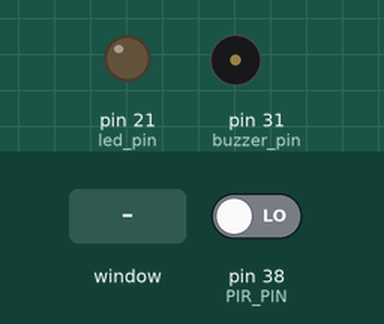
Simulated run of this program. Board: Raspberry Pi (header pin numbers). Parts: output pins drawn as LEDs (lit = HIGH), buzzer (waves = sounding, pin HIGH). The inputs (shaded band) are chosen by the test bench; at power-on: pin 38 (PIR_PIN) LOW. The desktop window is not drawn, its controls go by their first labels and the mouse button is held 0.15 s; threads take turns every 2 ms; what the program prints to the terminal is not drawn.

Above: at 1.2 s.
1.3 s: control labelled "ON" in the window clicked
2.9 s: pin 38 (PIR_PIN) driven HIGH
At 3.7 s:
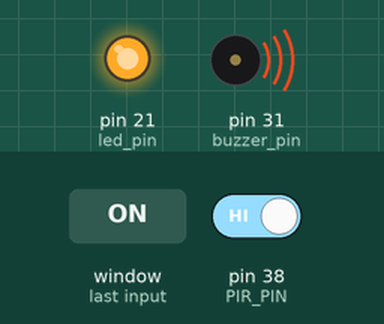
4.4 s: pin 38 (PIR_PIN) driven LOW
At 4.9 s:
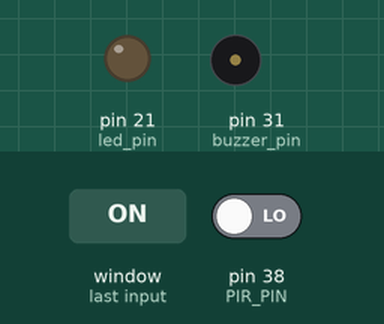
5.9 s: control labelled "OFF" in the window clicked
Timing chart, 0 to 8.4 s (numbered marks = the images above; inputs shaded):
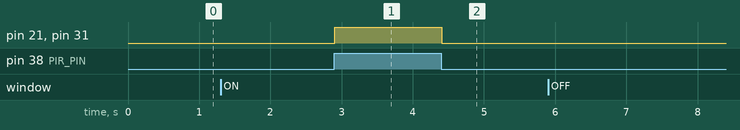

The program:

pir3.py
```python
import RPi.GPIO as GPIO
from tkinter import Tk, Button
import time
import threading

GPIO.setwarnings(False)

# Configure the GPIO pins

PIR_PIN = 38
led_pin= 21
buzzer_pin= 31
GPIO.setmode(GPIO.BOARD)
GPIO.setup(PIR_PIN, GPIO.IN)
GPIO.setup(led_pin, GPIO.OUT)
GPIO.setup(buzzer_pin, GPIO.OUT)

# Initialize the GUI
root = Tk()
root.title("PIR Motion Sensor Control")

# Function to toggle the PIR sensor state
def toggle_pir_state():
    current_state = GPIO.input(PIR_PIN)
    new_state = GPIO.HIGH if current_state == GPIO.LOW else GPIO.LOW
    GPIO.output(PIR_PIN, new_state)


def pir():

    try:
        while True:
            global flg
            time.sleep(0.1)
            state=0
            state=GPIO.input(PIR_PIN)
            state-0
            if(state == 1): #if the pir motion sensor detect movement print detect
                # snf LED and buzzer inform users
                print("detect！")
                GPIO.output(led_pin, GPIO.HIGH)
                GPIO.output(buzzer_pin, GPIO.HIGH)
                #time.sleep( 0.1 )
                #root.after(100,turn_on)
            elif(flg==False):
                print("stop pir")
                flg= True
                break
            else: # else print no detect and nothing
                print("no detect")
                GPIO.output(led_pin, GPIO.LOW)
                GPIO.output(buzzer_pin, GPIO.LOW)
                #root.after(100,turn_on)
                #$time.sleep( 0.1 )

            #root.update()
            #root.after(100,pir)
            #root.mainloop()

    except KeyboardInterrupt:
        GPIO.cleanup()

# Button callback functions
def turn_on():
    print('on')
    #GPIO.output(PIR_PIN,GPIO.HIGH)
    #GPIO.output(PIR_PIN, GPIO.HIGH)
    #GPIO.output(led_pin,GPIO.HIGH)
    thread=threading.Thread(target=pir)
    thread.start()
    #pir()


def turn_off():
    print('off')
    state=0
    global flg
    flg=False
    #root.after(1,turn_off)
    #state=GPIO.input(PIR_PIN)
    #GPIO.output(PIR_PIN, GPIO.LOW)

flg=True
# Create the buttons
on_button = Button(root, text="ON", command=turn_on)
on_button.pack()

off_button = Button(root, text="OFF", command=turn_off)
off_button.pack()

# Start the main loop
root.mainloop()
```

Measured:
- after the input at 1.3 s, every drawn part: stays the same
- after the input at 2.9 s, pin 21 (led_pin), pin 31 (buzzer_pin): LOW → HIGH at once
- after the input at 4.4 s, pin 21 (led_pin), pin 31 (buzzer_pin): HIGH → LOW at once
- after the input at 5.9 s, every drawn part: stays the same
